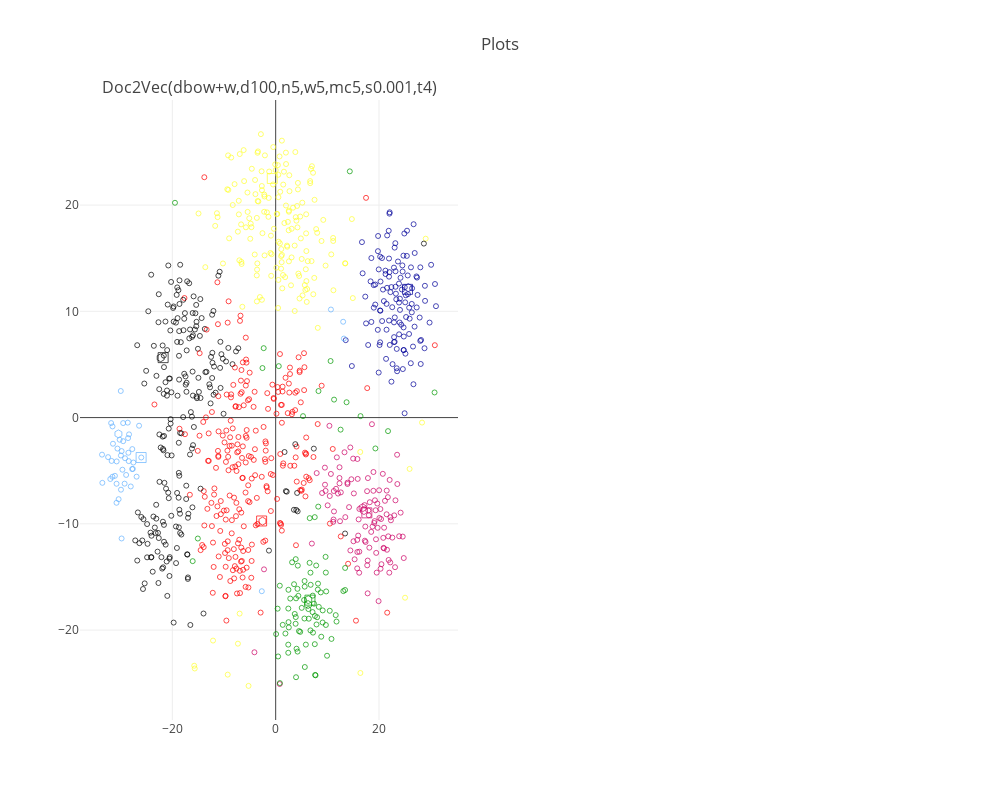

Notebook code cell kept with this figure:
### Code cell
import math

n_subplots = len(models_by_name)

plot_titles = list(models_by_name.keys())

fig2 = tools.make_subplots(rows=math.ceil(n_subplots/2), cols=2, subplot_titles=plot_titles)

row = 1
col = 1

count = 1

for name, trained_model in models_by_name.items():
    mask = [tag in candidate_data['from_name'].values for tag in trained_model.docvecs.offset2doctag]
    candidate_vecs = trained_model.docvecs.doctag_syn0[mask]
    
    X = candidate_vecs
    tsne = TSNE(n_components=2)
    X_tsne = tsne.fit_transform(X)
    
    trace = go.Scatter(x=X_tsne[:, 0], y=X_tsne[:, 1],
                       mode='markers',
                       marker=dict(color=candidate_data['color'],
                                   size=candidate_data['size'],
                                   symbol=candidate_data['symbol'],
                                   showscale=False,
                                   line=dict(color='black', 
                                             width=1)),
                       text=candidate_data['from_name'])
    
    fig2.append_trace(trace, row, col)
             
    if count % 2 == 0:
        row = row + 1
        col = 1
    else:
        col = col +1
        
    count += 1
    
fig2['layout'].update(title='Plots', showlegend=False, autosize=False, height=800, width=1000)
    
pyoff.iplot(fig2, filename='tsnePlot2')

### Figure 1 — Plotly figure (JSON) as saved in the notebook; plotly's stock layout.template omitted (floating-point values rounded to 4 significant figures; data arrays with more than 128 entries replaced by an {"elided": "..."} marker saying what was removed)
{"data": [{"marker": {"color": {"elided": "1008 str values"}, "line": {"color": "black", "width": 1}, "showscale": false, "size": {"elided": "1008 int values"}, "symbol": {"elided": "1008 int values"}}, "mode": "markers", "text": {"elided": "1008 str values"}, "type": "scatter", "x": {"elided": "1008 float values"}, "xaxis": "x1", "y": {"elided": "1008 float values"}, "yaxis": "y1"}], "layout": {"annotations": [{"font": {"size": 16}, "showarrow": false, "text": "Doc2Vec(dbow+w,d100,n5,w5,mc5,s0.001,t4)", "x": 0.225, "xanchor": "center", "xref": "paper", "y": 1, "yanchor": "bottom", "yref": "paper"}], "autosize": false, "height": 800, "showlegend": false, "title": "Plots", "width": 1000, "xaxis1": {"anchor": "y1", "domain": [0, 0.45]}, "xaxis2": {"anchor": "y2", "domain": [0.55, 1]}, "yaxis1": {"anchor": "x1", "domain": [0, 1]}, "yaxis2": {"anchor": "x2", "domain": [0, 1]}}}
